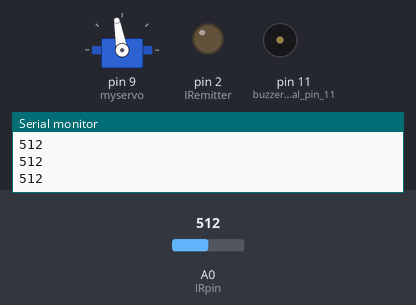
This sketch was run on a simulated Arduino Uno, built with avr-gcc and run on an emulated ATmega328P. On the bench: servo, output pins drawn as LEDs (lit = HIGH), buzzer (waves = sounding, pin HIGH), the last lines printed to the serial monitor. The test bench sets the inputs (shaded band); at power-on: A0 (IRpin) = 512.

Above: at 1.2 s.
1.3 s: A0 (IRpin) set to 491
At 1.8 s:
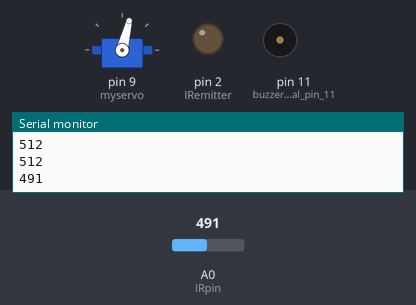
Timing chart, 0 to 4.3 s (numbered marks = the images above; inputs shaded):
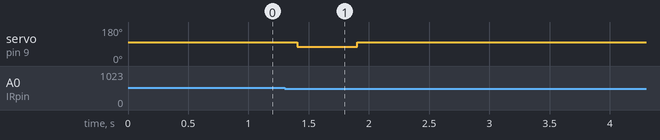

The sketch:

Heizungnotfallsteuerung.ino
```cpp
#include <Servo.h>
int IRpin = A0;               // IR photodiode on analog pin A0
int IRemitter = 2;            // IR emitter LED on digital pin 2
int ambientIR;                // variable to store the IR coming from the ambient
int obstacleIR;               // variable to store the IR coming from the object
int value[10];                // variable to store the IR values
int distance;                 // variable that will tell if there is an obstacle or not
int val;
Servo myservo;
void setup(){
  Serial.begin(9600);         // initializing Serial monitor
  pinMode(IRemitter,OUTPUT);  // IR emitter LED on digital pin 2
  digitalWrite(IRemitter,LOW);// setup IR LED as off
  pinMode(11,OUTPUT);         // buzzer in digital pin 11
    myservo.attach(9);
      myservo.write(100);
}

void loop(){
  distance = analogRead(0);
  delay(100);// calling the function that will read the distance and passing the "accuracy" to it
  Serial.println(distance);   // writing the read value on Serial monitor
  // buzzer();
 if (distance <= 500)
 {
  myservo.write (76);// uncomment to activate the buzzer function
  delay (500);
  myservo.write(100);
  delay(20000);
 }

 }
```

Measured:
- the behaviour switches between 501 and 500 on A0 (IRpin) (found by bisection; images 0 and 1)
- after the input at 1.3 s, servo on pin 9 (myservo): 100° → 76° after 0.10 s, → 100° 0.50 s later
